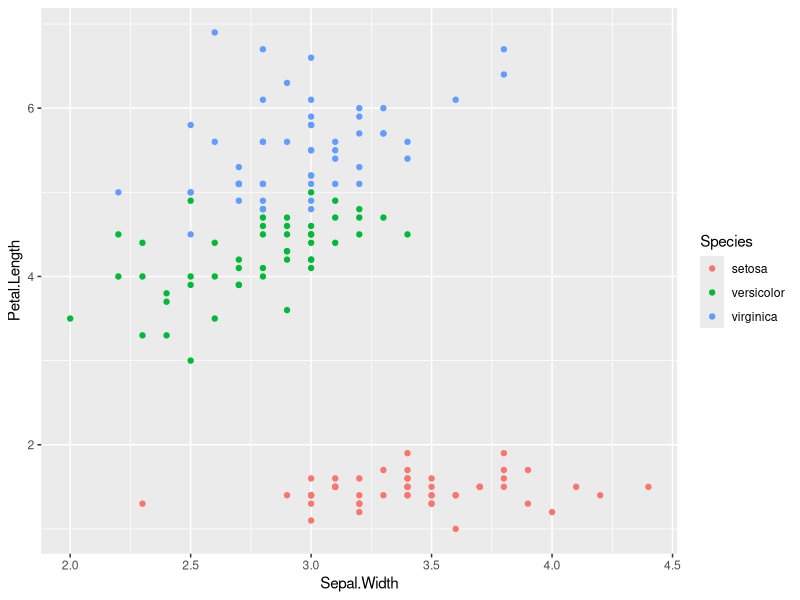

Reproduce this figure in R.
## ---- chunk 1
library(tidyverse)
data(iris)
ggplot(iris, aes(x=Sepal.Width, y=Petal.Length)) +
  geom_point(aes(color=Species))
